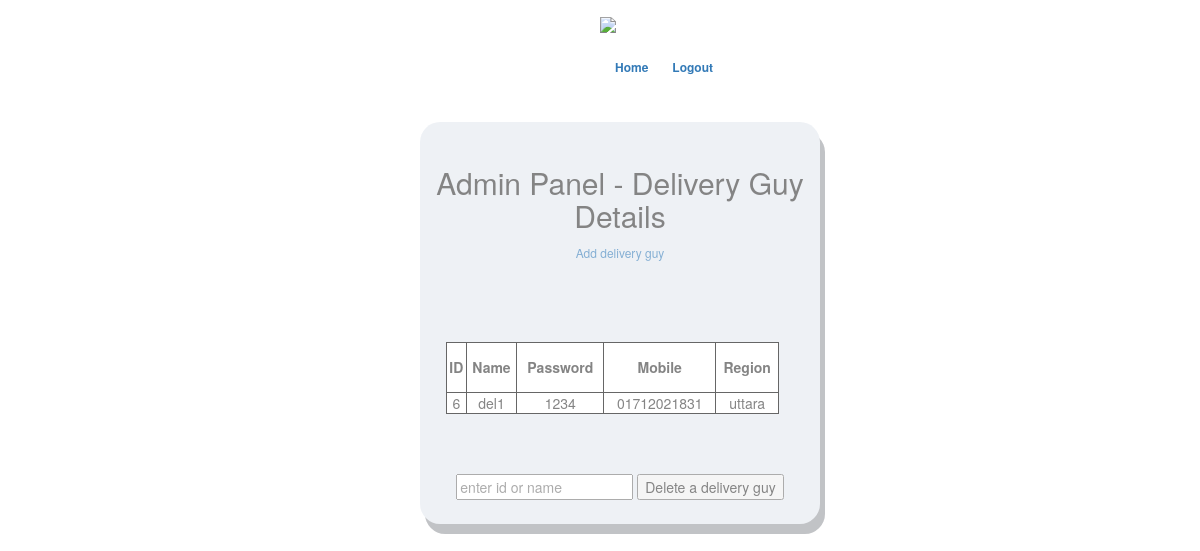
The app's page /addelidetails.php with its own data.
### tables this page shows
CREATE TABLE `delivery` (
  `deName` varchar(40) NOT NULL,
  `deMobile` varchar(40) NOT NULL,
  `deRegion` varchar(40) NOT NULL,
  `deId` int(11) NOT NULL,
  `dePass` varchar(40) NOT NULL
);

### addelidetails.php (the view, shortened to what this page needs)
<!DOCTYPE html>
 <html class="no-js">
<html lang="en-US">
<head>
	<link rel="stylesheet" type="text/css" href="css/font-awesome.min.css" media="all" />
	<link rel="stylesheet" type="text/css" href="css/normalize.css" media="all" />
	<link rel="stylesheet" type="text/css" href="css/bootstrap.css" media="all" />
	<link rel="stylesheet" type="text/css" href="style.css" media="all" />
</head>
<body class="login">
	<div class="header-area">
		<div class="header-top">
			<div class="container">
                <a href="#"><img src="img/admin.png" style="max-height: 5%;max-width: 5%;margin-left: 50%;opacity:1.0;"></a>
				<div class="menu col-md-5" style="margin-left: 20%;margin-top: 2%">
					<ul class="list-unstyled list-inline pull-right">
						<li><a href="adminhome.php">Home</a></li>
						<li><a href="logout.php">Logout</a></li>
					</ul>
				</div>
			</div>
		</div>
	</div>
	<div class="main-area">
		<div class="login">
			<form class="col-md-4 col-sm-offset-4 text-center" style="margin: 2%;background-color: #e3e8ef;border: 1px #e3e8ef;border-radius: 5%; opacity:0.6;filter: alpha(opacity=60);text-align: center;margin-left: 35%;padding-top: 2%;padding-bottom: 2%;box-shadow: 5px 10px #989ba0;" method="post" action="<?php echo htmlspecialchars($_SERVER["PHP_SELF"]);?>" >
            <h2>Admin Panel - Delivery Guy Details</h2>
                <a href="addelivery.php">Add delivery guy</a>
                <br>
                <br>
                <br>
                <br>
                <br>
              <table style="background:white;border:1px solid black;" class="text-center">
                <thead>
                    <tr style="padding-left: 10px;">
                        <th style="border:1px solid black">ID</th>
                        <th style="border:1px solid black">Name</th>
                        <th style="border:1px solid black">Password</th>
                        <th style="border:1px solid black">Mobile</th>
                        <th style="border:1px solid black">Region</th>
                    </tr>
                </thead>
                <tbody>
                    <?php
                    $con=mysqli_connect("localhost","root","");
                    mysqli_select_db($con,'medicineguide');
                        $resul = mysqli_query($con,"SELECT * FROM delivery;") or die("Failed to fetch".mysql_error());
                    while( $row = mysqli_fetch_assoc( $resul) ){
                                    echo "<tr><td>{$row['deId']}</td><td>{$row['deName']}</td><td>{$row['dePass']}</td><td>{$row['deMobile']}</td><td>{$row['deRegion']}</td></tr>\n";
                                        }
                    ?>
                  </tbody>
                </table>
                <br>
                <br>
                <br>
                <input type="text" name="del" placeholder="enter id or name">
                <button type="submit">Delete a delivery guy</button>
			  <br>
			</form>
			<br>
		</div>
	</div>
</body>
</html>

### style.css (style rules this page uses)
.header-top { padding: 1%; }
.menu { margin-left: 150px; }
.menu a { text-decoration: none; font-weight: bold; margin-left: 10px; }
.login { background: url(images/13.jpg) no-repeat center center fixed; -webkit-background-size: cover; -moz-background-size: cover; -o-background-size: cover; background-size: cover; }
.login a { font-size: 12px; line-height: 0; }
table, td, th { border: 1px solid black; text-align: center; }
table { border-collapse: collapse; width: 90%; margin-left: 3%; }
th { height: 50px; text-align: center; }

### addelidetails.php (style rules this page uses)
html { background: url(images/13.jpg) no-repeat center center fixed; -webkit-background-size: cover; -moz-background-size: cover; -o-background-size: cover; background-size: cover; }

### records on screen
delivery: deId "6", deName "del1", dePass "1234", deMobile "01712021831", deRegion "uttara"
